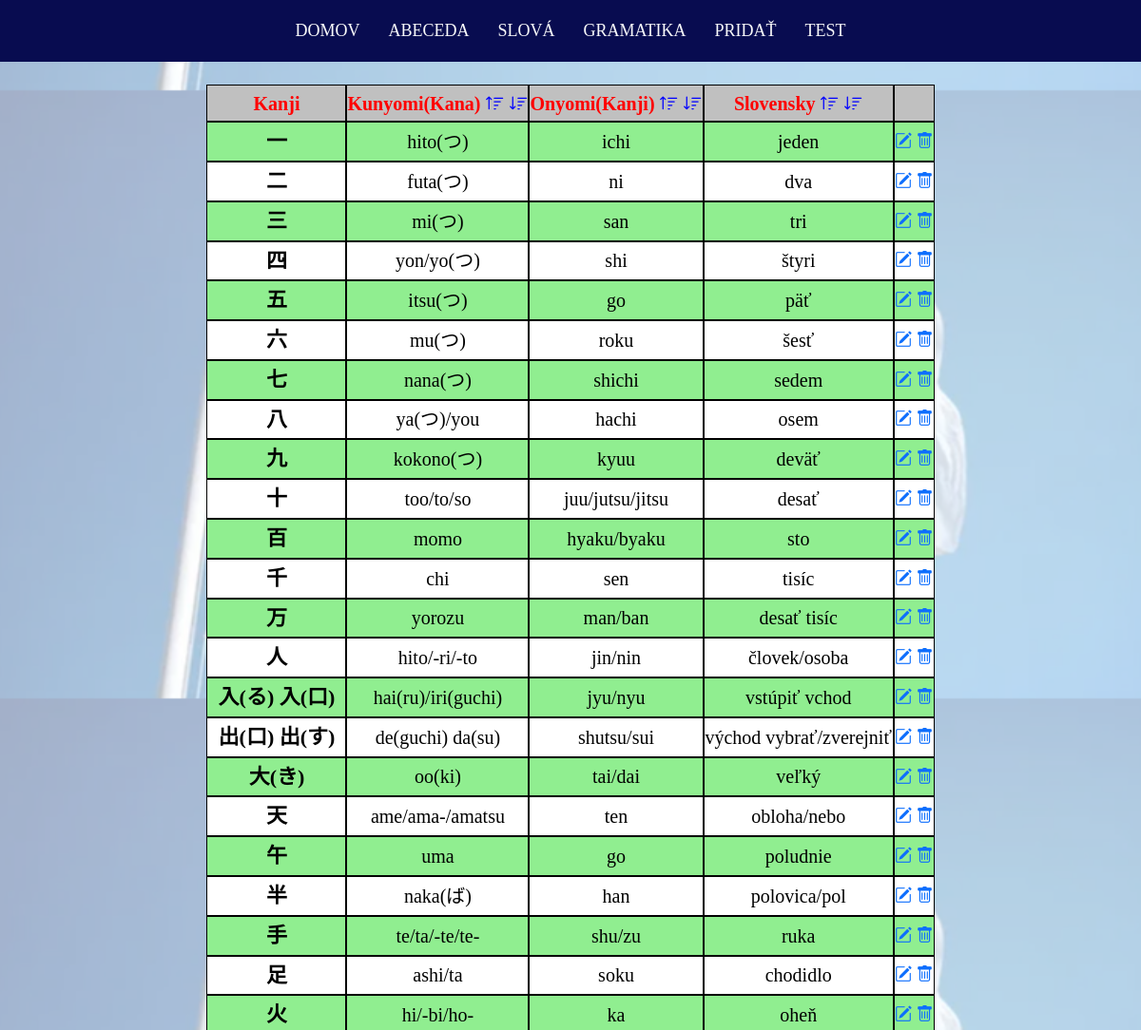
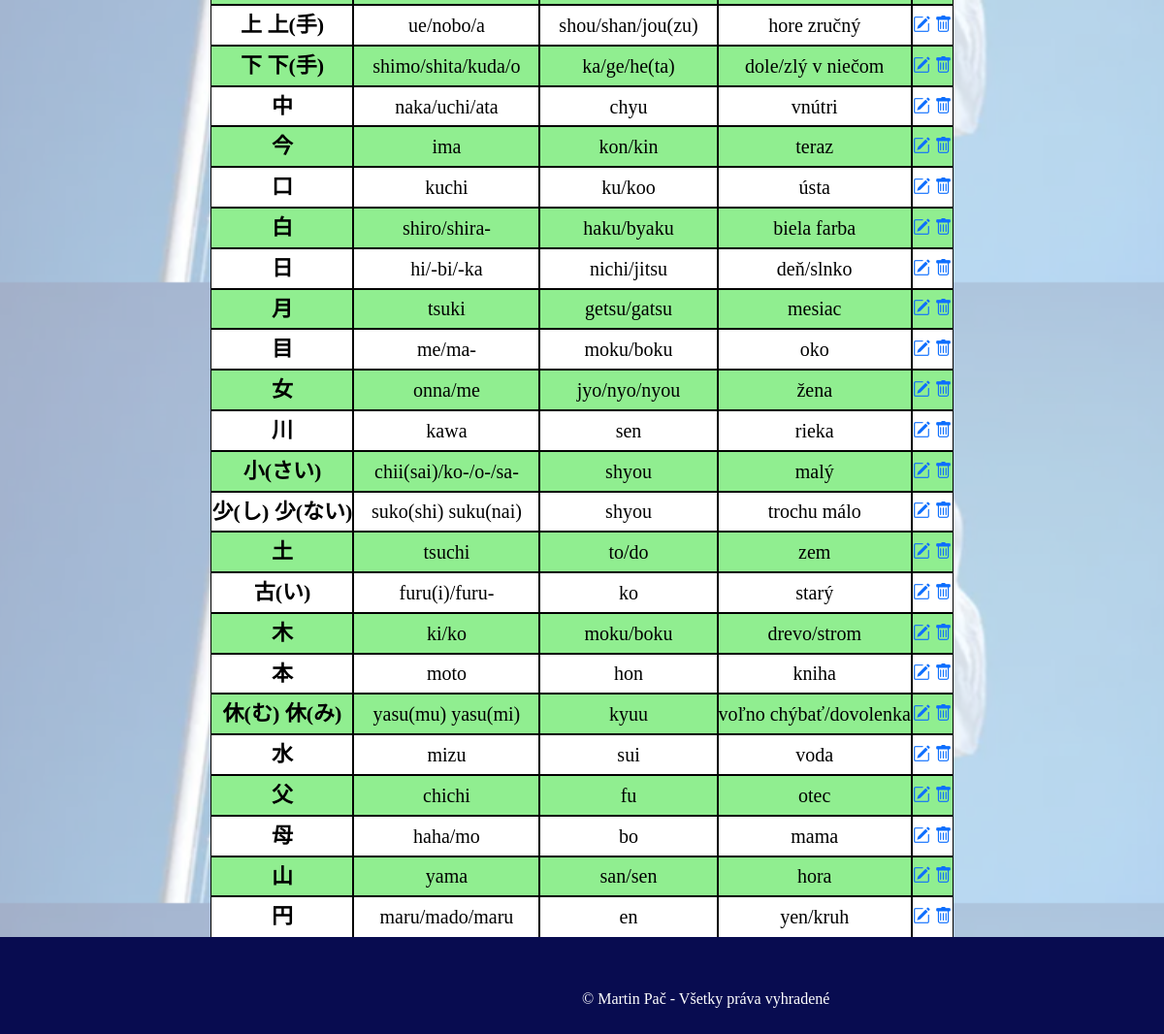
The page /alphabet.php?type=kanji on the database as committed earlier (2 pictures, top to bottom).
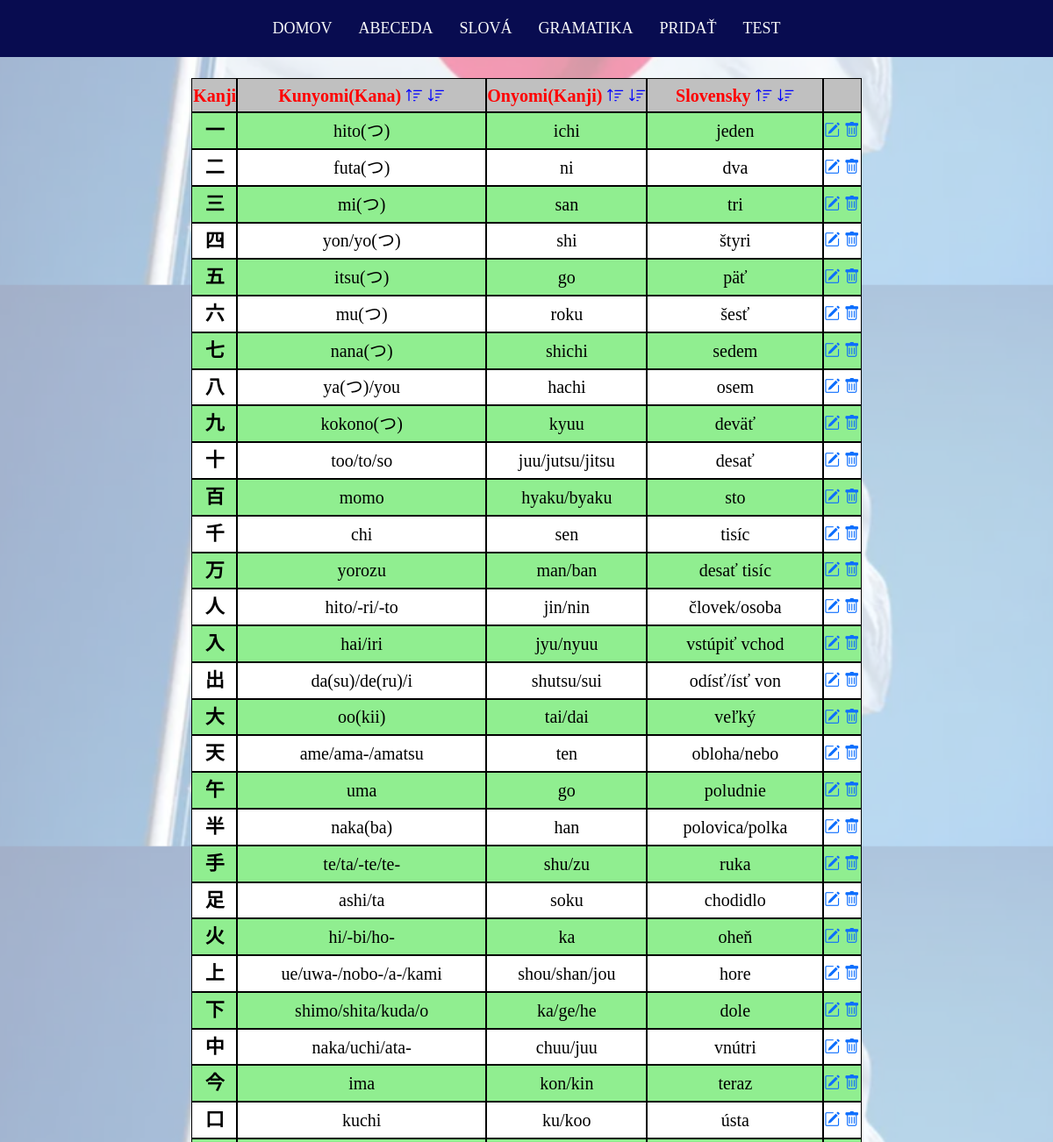
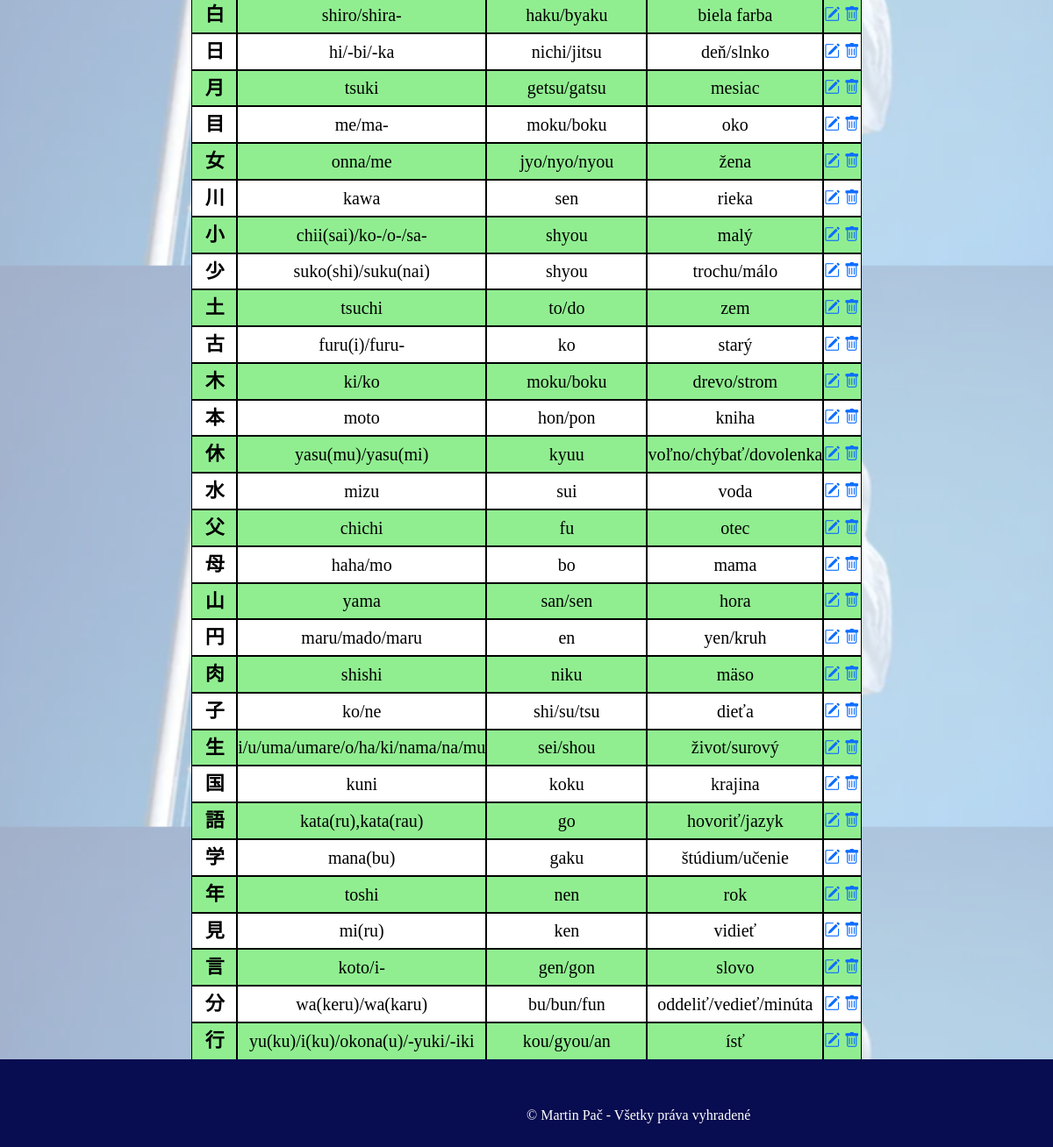
The same page on the database as committed later (2 pictures, top to bottom).
### tables this page shows
CREATE TABLE `kanji` (
  `id` int UNSIGNED NOT NULL,
  `kanji_char` varchar(16) NOT NULL,
  `kunyoumi` varchar(32) DEFAULT NULL,
  `onyoumi` varchar(32) DEFAULT NULL,
  `slovak` varchar(32) NOT NULL
);

### src/databaseQueries/databaseQueries.php (called while the page is built, shortened)
<?php
function selectAlphabet($conn,$type){
    if ($type=="hiragana")
        $sql="SELECT hiragana as 'kana',romaji FROM kana";
    else if ($type=="katakana")
        $sql = "SELECT katakana as 'kana',romaji FROM kana";
    else
        $sql="SELECT id,kanji_char,kunyoumi,onyoumi,slovak FROM kanji";
    $result = $conn->query($sql) or die ("Chyba pri vykonaní select query".$conn->error);
    return $result;
}

### src/alphabet.php (the view, shortened to what this page needs)
<?php
include "partials/header.php";
if ($_SERVER["REQUEST_METHOD"] == "GET" && isset($_GET["type"])){
    require_once("config/config.php");
    include "databaseQueries/databaseQueries.php";
    $type=$_GET["type"];
    if ($type==="hiragana" || $type==="katakana"){
        echo '<table class="tabulka tabfix" id="tabulka"><thead>
                <tr>
                    <th>Znak</th>
                    <th>Slovensky
                        <i class="cursor bi bi-sort-up" onclick="zoradenie(1,false,0)"></i>
                        <i class="cursor bi bi-sort-down" onclick="zoradenie(1,true,0)"></i>
                    </th>
                </tr>
              </thead>
              <tbody>';
    $result = selectAlphabet($conn,$type);
    if ($result){
        while ($alphabetRow = mysqli_fetch_assoc($result)) {
            echo '<tr>
                    <td class="kana">'.$alphabetRow["kana"].'</td>
                    <td class="romaji">'.$alphabetRow["romaji"].'</td>
                  </tr>';
        }
    }
        echo '</tbody></table>';
    }
    else if ($type==="kanji"){
        echo '<table class="tabulka tabfix" id="tabulka">
                    <thead>
                        <tr>
                            <th>Kanji</th>
                            <th>Kunyomi(Kana)
                                <i class="cursor bi bi-sort-up" onclick="zoradenie(1,false,0)"></i>
                                <i class="cursor bi bi-sort-down" onclick="zoradenie(1,true,0)"></i>
                            </th>
                            <th>Onyomi(Kanji)
                                <i class="cursor bi bi-sort-up" onclick="zoradenie(2,false,0)"></i>
                                <i class="cursor bi bi-sort-down" onclick="zoradenie(2,true,0)"></i>
                            </th>
							<th>Slovensky
                                <i class="cursor bi bi-sort-up" onclick="zoradenie(3,false,0)"></i>
                                <i class="cursor bi bi-sort-down" onclick="zoradenie(3,true,0)"></i>
                            </th>
							<th></th>
                        </tr>
                    </thead>
              <tbody>';
        $result = selectAlphabet($conn,$type);
        if ($result){
            while ($alphabetRow = mysqli_fetch_assoc($result)) {
				$kanji_char=$alphabetRow["kanji_char"];
				$kanji=mb_substr($kanji_char, 0, 1);
				$odkaz="'$kanji',0";
				$rowID=$alphabetRow["id"];
                $functionEditForm="'$rowID',3";
                echo '<tr class="odkaz">
                    <td class="kana" onclick="generateKanjiCombinations('.$odkaz.')">'.$kanji_char.'</td>
                    <td class="romaji" onclick="generateKanjiCombinations('.$odkaz.')">'.$alphabetRow["kunyoumi"].'</td>
                    <td class="romaji" onclick="generateKanjiCombinations('.$odkaz.')">'.$alphabetRow["onyoumi"].'</td>
                    <td class="romaji" onclick="generateKanjiCombinations('.$odkaz.')">'.$alphabetRow["slovak"].'</td>
					<td>
						<a class="nodec editWord" onclick= "generateEditForm('.$functionEditForm.')">
                        <i class = "bi bi-pencil-square"></i></a>
                        <a class="nodec deleteX word" id = "' . $rowID . '">
                        <i class = "bi bi-trash"></i></a>
					</td>
                  </tr>';
            }
        }
        echo '</tbody></table>';
    }
    else
        http_response_code(400);
}
else http_response_code(400);
?>
	<?
	include "partials/footer.php";
?>

### src/partials/header.php (shortened to what this page needs)
<!doctype html>
<html lang="sk">
<head>
    <link rel="stylesheet" type="text/css" href="css/bootstrap.css">
    <link rel="stylesheet" type="text/css" href="css/bootstrap-icons.css">
    <link rel="stylesheet" type="text/css" href="partials/style.css">
    <link rel="stylesheet" type="text/css" href="css/styles.css">
</head>
<body>
<header>
    <div class="header_section">
        <div class="container-fluid header_main">
            <nav class="navbar navbar-expand-lg navbar-light bg-light">
                <div class="collapse navbar-collapse" id="navbarSupportedContent">
                    <ul class="navbar-nav mr-auto">
                        <li class="nav-item">
                            <a class="nav-link" href="index.php">Domov</a>
                        </li>
                        <li class="nav-item">
                            <a class="nav-link" href="#">Abeceda</a>
                        </li>
                        <li class="nav-item">
                            <a class="nav-link" href="words.php?type=3&showType=0">Slová</a>
                        </li>
                        <li class="nav-item">
                            <a class="nav-link" href="#">Gramatika</a>
                        </li>
                        <li class="nav-item">
                            <a class="nav-link" href="#">Pridať</a>
                        </li>
						<li class="nav-item">
                            <a class="nav-link" href="exam.php?getExamForm=1">Test</a>
                        </li>
                    </ul>
                </div>
            </nav>
        </div>
</header>

### src/partials/footer.php (shortened to what this page needs)
<footer class="footer_main">
    <p>&copy; Martin Pač - Všetky práva vyhradené</p>
</footer>
</body>
</html>

### src/partials/style.css (style rules this page uses)
* { box-sizing: border-box !important; transition: ease all 0.5s; }
html { scroll-behavior: smooth; }
body { color: #666666; font-size: 14px; font-family: Poppins; line-height: 1.80857; font-weight: normal; overflow-x: hidden; text-align: center; min-height: 90vh; position: relative; }
.bg-light { background-color: transparent!important; }
.header_main { background: linear-gradient(45deg, transparent 0%, #080c50 0%); position: fixed; top:0px; z-index: 99; }
.navbar-expand-lg .navbar-nav .nav-link { padding-right: 15px; padding-left: 15px; font-size: 18px; color: #f8f9fa; text-transform: uppercase; }
.navbar-collapse { justify-content: center; }
.footer_main { background: linear-gradient(45deg, transparent 0%, #080c50 0%); color:white; height: 100px; text-align: center; position:absolute; bottom:-100px; width: 100%; left:0; }
.footer_main>p { margin-top: auto; font-size: 16px; top:50%; position: absolute; left:50%; }
body::after { background-image: url("../img/japanese_flag.png"); content: ""; background-size: 100%,0; background-position: center; width: 100%; opacity: 0.4; z-index:-1; top: -30px; bottom: 0; right: 0; left: 0; position: absolute; }

### src/css/styles.css (style rules this page uses)
header { margin-bottom: 90px; }
.tabulka { text-align:center; border-color: black; border-collapse: collapse; margin-left:auto; margin-right:auto; margin-top: 30px; max-width: 85%; z-index: 1; }
th,td { outline: 1px solid black; }
th { font-size: 20px; }
td { font-size: 18px; }
.tabulka>thead { font-weight:bold; background-color:silver; color:red; position: sticky; top: 65px; }
.tabulka>tbody>tr:nth-child(even) { background-color:white; }
.tabulka>tbody { color:black; background-color:lightgreen; }
.romaji { font-size:20px; }
.kana { font-size: 22px; font-weight: bold; }
.cursor { cursor: pointer; text-decoration: none; color: inherit; }
.nodec { cursor: pointer; }
.odkaz { cursor:pointer; }
.bi-sort-down,.bi-sort-up { color: blue; }

Rows that differ between the two databases and show on the page:
changed kanji "vstúpiť vchod": kanji_char "入(る) 入(口)" → "入"; kunyoumi "hai(ru)/iri(guchi)" → "hai/iri"; onyoumi "jyu/nyu" → "jyu/nyuu"
changed kanji "shutsu/sui": kanji_char "出(口) 出(す)" → "出"; kunyoumi "de(guchi) da(su)" → "da(su)/de(ru)/i"; slovak "východ vybrať/zverejniť" → "odísť/ísť von"
changed kanji "tai/dai": kanji_char "大(き)" → "大"; kunyoumi "oo(ki)" → "oo(kii)"
changed kanji "han": kunyoumi "naka(ば)" → "naka(ba)"; slovak "polovica/pol" → "polovica/polka"
changed kanji: kanji_char "上 上(手)" → "上"; kunyoumi "ue/nobo/a" → "ue/uwa-/nobo-/a-/kami"; onyoumi "shou/shan/jou(zu)" → "shou/shan/jou"; slovak "hore zručný" → "hore"
changed kanji "shimo/shita/kuda/o": kanji_char "下 下(手)" → "下"; onyoumi "ka/ge/he(ta)" → "ka/ge/he"; slovak "dole/zlý v niečom" → "dole"
changed kanji "vnútri": kunyoumi "naka/uchi/ata" → "naka/uchi/ata-"; onyoumi "chyu" → "chuu/juu"
changed kanji "chii(sai)/ko-/o-/sa-": kanji_char "小(さい)" → "小"
changed kanji: kanji_char "少(し) 少(ない)" → "少"; kunyoumi "suko(shi) suku(nai)" → "suko(shi)/suku(nai)"; slovak "trochu málo" → "trochu/málo"
changed kanji "furu(i)/furu-": kanji_char "古(い)" → "古"
changed kanji "moto": onyoumi "hon" → "hon/pon"
changed kanji: kanji_char "休(む) 休(み)" → "休"; kunyoumi "yasu(mu) yasu(mi)" → "yasu(mu)/yasu(mi)"; slovak "voľno chýbať/dovolenka" → "voľno/chýbať/dovolenka"
added kanji: kanji_char "肉", kunyoumi "shishi", onyoumi "niku", slovak "mäso"
added kanji: kanji_char "子", kunyoumi "ko/ne", onyoumi "shi/su/tsu", slovak "dieťa"
added kanji: kanji_char "生", kunyoumi "i/u/uma/umare/o/ha/ki/nama/na/mu", onyoumi "sei/shou", slovak "život/surový"
added kanji: kanji_char "国", kunyoumi "kuni", onyoumi "koku", slovak "krajina"
added kanji: kanji_char "語", kunyoumi "kata(ru),kata(rau)", onyoumi "go", slovak "hovoriť/jazyk"
added kanji: kanji_char "学", kunyoumi "mana(bu)", onyoumi "gaku", slovak "štúdium/učenie"
added kanji: kanji_char "年", kunyoumi "toshi", onyoumi "nen", slovak "rok"
added kanji: kanji_char "見", kunyoumi "mi(ru)", onyoumi "ken", slovak "vidieť"
added kanji: kanji_char "言", kunyoumi "koto/i-", onyoumi "gen/gon", slovak "slovo"
added kanji: kanji_char "分", kunyoumi "wa(keru)/wa(karu)", onyoumi "bu/bun/fun", slovak "oddeliť/vedieť/minúta"
added kanji: kanji_char "行", kunyoumi "yu(ku)/i(ku)/okona(u)/-yuki/-iki", onyoumi "kou/gyou/an", slovak "ísť"
